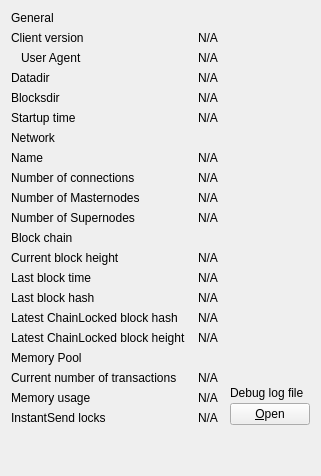
     <widget class="QWidget" name="pageInfo">
      <layout class="QGridLayout" name="gridLayout" columnstretch="0,1,0">
       <property name="horizontalSpacing">
        <number>12</number>
       </property>
       <item row="0" column="0">
        <widget class="QLabel" name="label_9">
         <property name="text">
          <string>General</string>
         </property>
        </widget>
       </item>
       <item row="1" column="0">
        <widget class="QLabel" name="label_6">
         <property name="text">
          <string>Client version</string>
         </property>
        </widget>
       </item>
       <item row="1" column="1" colspan="2">
        <widget class="QLabel" name="clientVersion">
         <property name="cursor">
          <cursorShape>IBeamCursor</cursorShape>
         </property>
         <property name="text">
          <string>N/A</string>
         </property>
         <property name="textFormat">
          <enum>Qt::PlainText</enum>
         </property>
         <property name="textInteractionFlags">
          <set>Qt::LinksAccessibleByMouse|Qt::TextSelectableByKeyboard|Qt::TextSelectableByMouse</set>
         </property>
        </widget>
       </item>
       <item row="2" column="0">
        <widget class="QLabel" name="labelClientUserAgent">
         <property name="text">
          <string>User Agent</string>
         </property>
         <property name="indent">
          <number>10</number>
         </property>
        </widget>
       </item>
       <item row="2" column="1" colspan="2">
        <widget class="QLabel" name="clientUserAgent">
         <property name="cursor">
          <cursorShape>IBeamCursor</cursorShape>
         </property>
         <property name="text">
          <string>N/A</string>
         </property>
         <property name="textFormat">
          <enum>Qt::PlainText</enum>
         </property>
         <property name="textInteractionFlags">
          <set>Qt::LinksAccessibleByMouse|Qt::TextSelectableByKeyboard|Qt::TextSelectableByMouse</set>
         </property>
        </widget>
       </item>
       <item row="3" column="0">
        <widget class="QLabel" name="label_12">
         <property name="text">
          <string>Datadir</string>
         </property>
        </widget>
       </item>
       <item row="3" column="1" colspan="2">
        <widget class="QLabel" name="dataDir">
         <property name="cursor">
          <cursorShape>IBeamCursor</cursorShape>
         </property>
         <property name="toolTip">
          <string>To specify a non-default location of the data directory use the '%1' option.</string>
         </property>
         <property name="text">
          <string>N/A</string>
         </property>
         <property name="textFormat">
          <enum>Qt::PlainText</enum>
         </property>
         <property name="wordWrap">
          <bool>true</bool>
         </property>
         <property name="textInteractionFlags">
          <set>Qt::LinksAccessibleByMouse|Qt::TextSelectableByKeyboard|Qt::TextSelectableByMouse</set>
         </property>
        </widget>
       </item>
       <item row="4" column="0">
        <widget class="QLabel" name="label_11">
         <property name="text">
          <string>Blocksdir</string>
         </property>
        </widget>
       </item>
       <item row="4" column="1" colspan="2">
        <widget class="QLabel" name="blocksDir">
         <property name="cursor">
          <cursorShape>IBeamCursor</cursorShape>
         </property>
         <property name="toolTip">
          <string>To specify a non-default location of the blocks directory use the '%1' option.</string>
         </property>
         <property name="text">
          <string>N/A</string>
         </property>
         <property name="textFormat">
          <enum>Qt::PlainText</enum>
         </property>
         <property name="wordWrap">
          <bool>true</bool>
         </property>
         <property name="textInteractionFlags">
          <set>Qt::LinksAccessibleByMouse|Qt::TextSelectableByKeyboard|Qt::TextSelectableByMouse</set>
         </property>
        </widget>
       </item>
       <item row="5" column="0">
        <widget class="QLabel" name="label_13">
         <property name="text">
          <string>Startup time</string>
         </property>
        </widget>
       </item>
       <item row="5" column="1" colspan="2">
        <widget class="QLabel" name="startupTime">
         <property name="cursor">
          <cursorShape>IBeamCursor</cursorShape>
         </property>
         <property name="text">
          <string>N/A</string>
         </property>
         <property name="textFormat">
          <enum>Qt::PlainText</enum>
         </property>
         <property name="textInteractionFlags">
          <set>Qt::LinksAccessibleByMouse|Qt::TextSelectableByKeyboard|Qt::TextSelectableByMouse</set>
         </property>
        </widget>
       </item>
       <item row="6" column="0">
        <widget class="QLabel" name="labelNetwork">
         <property name="text">
          <string>Network</string>
         </property>
        </widget>
       </item>
       <item row="7" column="0">
        <widget class="QLabel" name="label_8">
         <property name="text">
          <string>Name</string>
         </property>
        </widget>
       </item>
       <item row="7" column="1" colspan="2">
        <widget class="QLabel" name="networkName">
         <property name="cursor">
          <cursorShape>IBeamCursor</cursorShape>
         </property>
         <property name="text">
          <string>N/A</string>
         </property>
         <property name="textFormat">
          <enum>Qt::PlainText</enum>
         </property>
         <property name="textInteractionFlags">
          <set>Qt::LinksAccessibleByMouse|Qt::TextSelectableByKeyboard|Qt::TextSelectableByMouse</set>
         </property>
        </widget>
       </item>
       <item row="8" column="0">
        <widget class="QLabel" name="label_7">
         <property name="text">
          <string>Number of connections</string>
         </property>
        </widget>
       </item>
       <item row="8" column="1" colspan="2">
        <widget class="QLabel" name="numberOfConnections">
         <property name="cursor">
          <cursorShape>IBeamCursor</cursorShape>
         </property>
         <property name="text">
          <string>N/A</string>
         </property>
         <property name="textFormat">
          <enum>Qt::PlainText</enum>
         </property>
         <property name="textInteractionFlags">
          <set>Qt::LinksAccessibleByMouse|Qt::TextSelectableByKeyboard|Qt::TextSelectableByMouse</set>
         </property>
        </widget>
       </item>
       <item row="9" column="0">
        <widget class="QLabel" name="masternodeCountLabel">
         <property name="text">
          <string>Number of Masternodes</string>
          <!-- <string>Number of regular Masternodes</string> -->
         </property>
        </widget>
       </item>
       <item row="9" column="1">
        <widget class="QLabel" name="masternodeCount">
         <property name="cursor">
          <cursorShape>IBeamCursor</cursorShape>
         </property>
         <property name="text">
          <string>N/A</string>
         </property>
         <property name="textInteractionFlags">
          <set>Qt::LinksAccessibleByMouse|Qt::TextSelectableByKeyboard|Qt::TextSelectableByMouse</set>
         </property>
        </widget>
       </item>
       <item row="10" column="0">
        <widget class="QLabel" name="superCountLabel">
         <property name="text">
          <string>Number of Supernodes</string>
         </property>
        </widget>
       </item>
       <item row="10" column="1">
        <widget class="QLabel" name="superCount">
         <property name="cursor">
          <cursorShape>IBeamCursor</cursorShape>
         </property>
         <property name="text">
          <string>N/A</string>
         </property>
         <property name="textInteractionFlags">
          <set>Qt::LinksAccessibleByMouse|Qt::TextSelectableByKeyboard|Qt::TextSelectableByMouse</set>
         </property>
        </widget>
       </item>
       <item row="11" column="0">
        <widget class="QLabel" name="label_10">
         <property name="text">
          <string>Block chain</string>
         </property>
        </widget>
       </item>
       <item row="12" column="0">
        <widget class="QLabel" name="label_3">
         <property name="text">
          <string>Current block height</string>
         </property>
        </widget>
       </item>
       <item row="12" column="1" colspan="2">
        <widget class="QLabel" name="numberOfBlocks">
         <property name="cursor">
          <cursorShape>IBeamCursor</cursorShape>
         </property>
         <property name="text">
          <string>N/A</string>
         </property>
         <property name="textFormat">
          <enum>Qt::PlainText</enum>
         </property>
         <property name="textInteractionFlags">
          <set>Qt::LinksAccessibleByMouse|Qt::TextSelectableByKeyboard|Qt::TextSelectableByMouse</set>
         </property>
        </widget>
       </item>
       <item row="13" column="0">
        <widget class="QLabel" name="labelLastBlockTime">
         <property name="text">
          <string>Last block time</string>
         </property>
        </widget>
       </item>
       <item row="13" column="1" colspan="2">
        <widget class="QLabel" name="lastBlockTime">
         <property name="cursor">
          <cursorShape>IBeamCursor</cursorShape>
         </property>
         <property name="text">
          <string>N/A</string>
         </property>
         <property name="textFormat">
          <enum>Qt::PlainText</enum>
         </property>
         <property name="textInteractionFlags">
          <set>Qt::LinksAccessibleByMouse|Qt::TextSelectableByKeyboard|Qt::TextSelectableByMouse</set>
         </property>
        </widget>
       </item>
       <item row="14" column="0">
        <widget class="QLabel" name="lastBlockHashLabel">
         <property name="text">
          <string>Last block hash</string>
         </property>
        </widget>
       </item>
       <item row="14" column="1">
        <widget class="QLabel" name="lastBlockHash">
         <property name="cursor">
          <cursorShape>IBeamCursor</cursorShape>
         </property>
         <property name="text">
          <string>N/A</string>
         </property>
         <property name="textFormat">
          <enum>Qt::PlainText</enum>
         </property>
         <property name="textInteractionFlags">
          <set>Qt::LinksAccessibleByMouse|Qt::TextSelectableByKeyboard|Qt::TextSelectableByMouse</set>
         </property>
        </widget>
       </item>
       <item row="15" column="0">
        <widget class="QLabel" name="bestChainLockHashLabel">
         <property name="text">
          <string>Latest ChainLocked block hash</string>
         </property>
        </widget>
       </item>
       <item row="15" column="1">
        <widget class="QLabel" name="bestChainLockHash">
         <property name="cursor">
          <cursorShape>IBeamCursor</cursorShape>
         </property>
         <property name="text">
          <string>N/A</string>
         </property>
         <property name="textFormat">
          <enum>Qt::PlainText</enum>
         </property>
         <property name="textInteractionFlags">
          <set>Qt::LinksAccessibleByMouse|Qt::TextSelectableByKeyboard|Qt::TextSelectableByMouse</set>
         </property>
        </widget>
       </item>
       <item row="16" column="0">
        <widget class="QLabel" name="bestChainLockHeightLabel">
         <property name="text">
          <string>Latest ChainLocked block height</string>
         </property>
        </widget>
       </item>
       <item row="16" column="1">
        <widget class="QLabel" name="bestChainLockHeight">
         <property name="cursor">
          <cursorShape>IBeamCursor</cursorShape>
         </property>
         <property name="text">
          <string>N/A</string>
         </property>
         <property name="textFormat">
          <enum>Qt::PlainText</enum>
         </property>
         <property name="textInteractionFlags">
          <set>Qt::LinksAccessibleByMouse|Qt::TextSelectableByKeyboard|Qt::TextSelectableByMouse</set>
         </property>
        </widget>
       </item>
       <item row="17" column="0">
        <widget class="QLabel" name="labelMempoolTitle">
         <property name="text">
          <string>Memory Pool</string>
         </property>
        </widget>
       </item>
       <item row="18" column="0">
        <widget class="QLabel" name="labelNumberOfTransactions">
         <property name="text">
          <string>Current number of transactions</string>
         </property>
        </widget>
       </item>
       <item row="18" column="1">
        <widget class="QLabel" name="mempoolNumberTxs">
         <property name="cursor">
          <cursorShape>IBeamCursor</cursorShape>
         </property>
         <property name="text">
          <string>N/A</string>
         </property>
         <property name="textFormat">
          <enum>Qt::PlainText</enum>
         </property>
         <property name="textInteractionFlags">
          <set>Qt::LinksAccessibleByMouse|Qt::TextSelectableByKeyboard|Qt::TextSelectableByMouse</set>
         </property>
        </widget>
       </item>
       <item row="19" column="0">
        <widget class="QLabel" name="labelMemoryUsage">
         <property name="text">
          <string>Memory usage</string>
         </property>
        </widget>
       </item>
       <item row="19" column="1">
        <widget class="QLabel" name="mempoolSize">
         <property name="cursor">
          <cursorShape>IBeamCursor</cursorShape>
         </property>
         <property name="text">
          <string>N/A</string>
         </property>
         <property name="textFormat">
          <enum>Qt::PlainText</enum>
         </property>
         <property name="textInteractionFlags">
          <set>Qt::LinksAccessibleByMouse|Qt::TextSelectableByKeyboard|Qt::TextSelectableByMouse</set>
         </property>
        </widget>
       </item>
       <item row="18" column="2" rowspan="3">
        <layout class="QVBoxLayout" name="verticalLayoutDebugButton">
         <property name="spacing">
          <number>3</number>
         </property>
         <item>
          <spacer name="verticalSpacer_2">
           <property name="orientation">
            <enum>Qt::Vertical</enum>
           </property>
           <property name="sizeHint" stdset="0">
            <size>
             <width>10</width>
             <height>5</height>
            </size>
           </property>
          </spacer>
         </item>
         <item>
          <widget class="QLabel" name="labelDebugLogfile">
           <property name="text">
            <string>Debug log file</string>
           </property>
          </widget>
         </item>
         <item>
          <widget class="QPushButton" name="openDebugLogfileButton">
           <property name="toolTip">
            <string>Open the %1 debug log file from the current data directory. This can take a few seconds for large log files.</string>
           </property>
           <property name="text">
            <string>&amp;Open</string>
           </property>
           <property name="autoDefault">
            <bool>false</bool>
           </property>
          </widget>
         </item>
        </layout>
       </item>
       <item row="20" column="0">
        <widget class="QLabel" name="labelInstantSendLockCount">
         <property name="text">
          <string>InstantSend locks</string>
         </property>
        </widget>
       </item>
       <item row="20" column="1">
        <widget class="QLabel" name="instantSendLockCount">
         <property name="cursor">
          <cursorShape>IBeamCursor</cursorShape>
         </property>
         <property name="text">
          <string>N/A</string>
         </property>
         <property name="textFormat">
          <enum>Qt::PlainText</enum>
         </property>
         <property name="textInteractionFlags">
          <set>Qt::LinksAccessibleByMouse|Qt::TextSelectableByKeyboard|Qt::TextSelectableByMouse</set>
         </property>
        </widget>
       </item>
       <item row="21" column="0">
        <spacer name="verticalSpacer">
         <property name="orientation">
          <enum>Qt::Vertical</enum>
         </property>
         <property name="sizeHint" stdset="0">
          <size>
           <width>20</width>
           <height>40</height>
          </size>
         </property>
        </spacer>
       </item>
      </layout>
     </widget>
